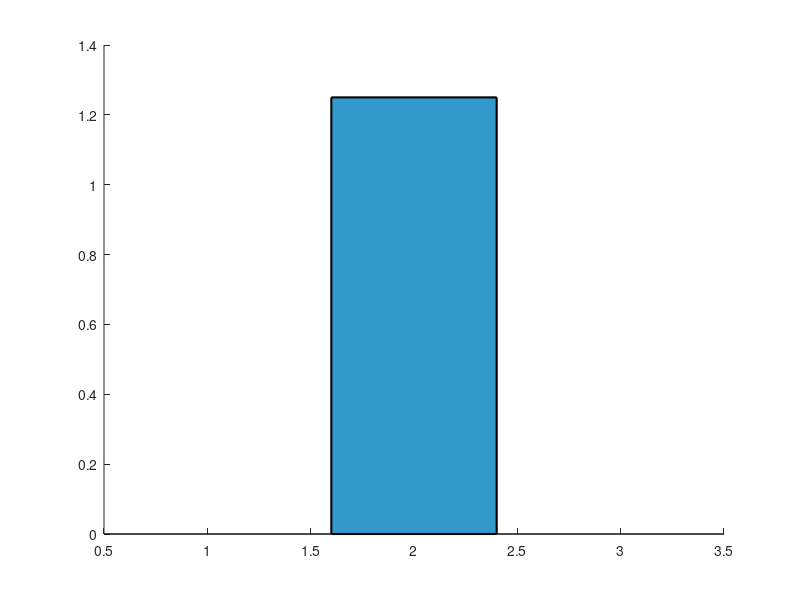

This chart was generated by the following MATLAB code: (Note: this script raises an error after producing the figure.)
%% FIGURE 1: Bar Chart of EER (%) per Scenario with Error Bars
% Purpose: Compare baseline performance across same-day, cross-day, and combined scenarios

clear; clc; close all;

% Data from Table 1: Baseline Results
scenarios = {'Same-Day', 'Cross-Day', 'Combined-Day'};
mean_eer = [0.00, 1.25, 0.00];  % Mean EER (%)
std_eer = [0.00, 1.75, 0.00];   % Standard deviation (%)

% Create figure
figure('Position', [100, 100, 900, 600], 'Color', 'w');
hold on;

% Create bar chart
b = bar(mean_eer, 'FaceColor', [0.2 0.6 0.8], 'EdgeColor', [0 0 0], 'LineWidth', 1.5);

% Add error bars
errorbar(1:length(mean_eer), mean_eer, std_eer, 'LineStyle', 'none', ...
    'Color', 'k', 'LineWidth', 2, 'CapSize', 15);

% Formatting
set(gca, 'XTickLabel', scenarios, 'FontSize', 13, 'FontWeight', 'bold', 'LineWidth', 1.2);
xlabel('Partitioning Scenario', 'FontSize', 15, 'FontWeight', 'bold');
ylabel('Equal Error Rate (%)', 'FontSize', 15, 'FontWeight', 'bold');
title('Figure 1. Baseline EER Across Different Partitioning Scenarios', ...
    'FontSize', 16, 'FontWeight', 'bold');
grid on;
grid minor;
ylim([0, max(mean_eer + std_eer) * 1.4]);

% Add value labels on bars
for i = 1:length(mean_eer)
    if mean_eer(i) > 0
        text(i, mean_eer(i) + std_eer(i) + 0.2, ...
            sprintf('%.2f%% ± %.2f%%', mean_eer(i), std_eer(i)), ...
            'HorizontalAlignment', 'center', 'FontSize', 12, 'FontWeight', 'bold');
    else
        text(i, 0.2, '0.00%', 'HorizontalAlignment', 'center', ...
            'FontSize', 12, 'FontWeight', 'bold');
    end
end

hold off;

% Save figure
saveas(gcf, 'Figure1_EER_Scenarios.png');
saveas(gcf, 'Figure1_EER_Scenarios.fig');
print(gcf, 'Figure1_EER_Scenarios.png', '-dpng', '-r300');

fprintf('✓ Figure 1 generated and saved successfully!\n');
fprintf('  - Figure1_EER_Scenarios.png (300 DPI)\n');
fprintf('  - Figure1_EER_Scenarios.fig (editable)\n\n');
